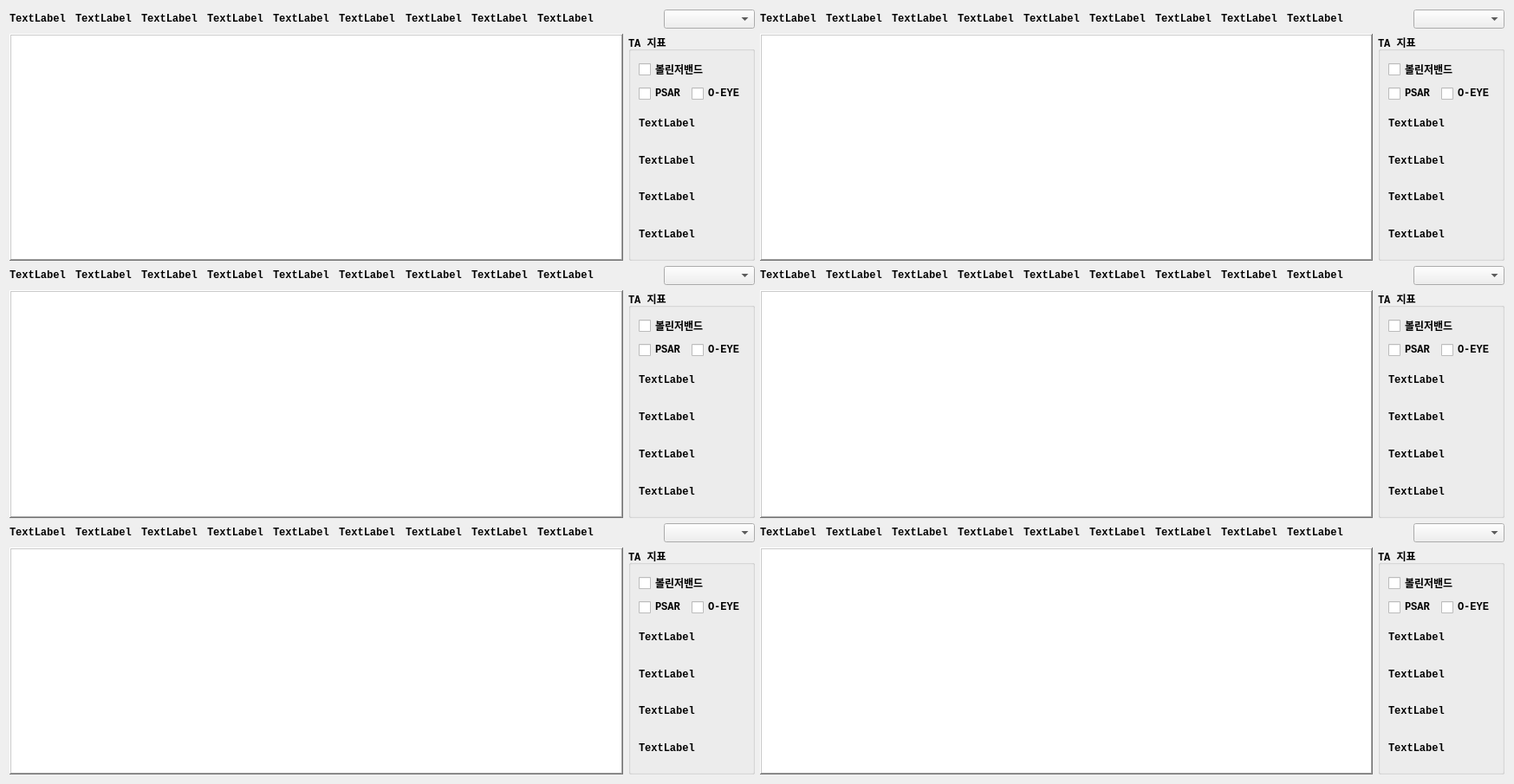
<?xml version="1.0" encoding="UTF-8"?>
<ui version="4.0">
 <class>Dialog</class>
 <widget class="QDialog" name="Dialog">
  <property name="geometry">
   <rect>
    <x>0</x>
    <y>0</y>
    <width>1747</width>
    <height>905</height>
   </rect>
  </property>
  <property name="font">
   <font>
    <family>Consolas</family>
    <pointsize>9</pointsize>
    <weight>75</weight>
    <bold>true</bold>
   </font>
  </property>
  <property name="windowTitle">
   <string>Big Chart</string>
  </property>
  <layout class="QGridLayout" name="gridLayout">
   <item row="0" column="0">
    <layout class="QHBoxLayout" name="horizontalLayout" stretch="2,2,2,2,2,2,2,2,2,2,3">
     <item>
      <widget class="QLabel" name="label_time_1">
       <property name="text">
        <string>TextLabel</string>
       </property>
      </widget>
     </item>
     <item>
      <widget class="QLabel" name="label_11">
       <property name="text">
        <string>TextLabel</string>
       </property>
      </widget>
     </item>
     <item>
      <widget class="QLabel" name="label_12">
       <property name="text">
        <string>TextLabel</string>
       </property>
      </widget>
     </item>
     <item>
      <widget class="QLabel" name="label_13">
       <property name="text">
        <string>TextLabel</string>
       </property>
      </widget>
     </item>
     <item>
      <widget class="QLabel" name="label_14">
       <property name="text">
        <string>TextLabel</string>
       </property>
      </widget>
     </item>
     <item>
      <widget class="QLabel" name="label_15">
       <property name="text">
        <string>TextLabel</string>
       </property>
      </widget>
     </item>
     <item>
      <widget class="QLabel" name="label_16">
       <property name="text">
        <string>TextLabel</string>
       </property>
      </widget>
     </item>
     <item>
      <widget class="QLabel" name="label_17">
       <property name="text">
        <string>TextLabel</string>
       </property>
      </widget>
     </item>
     <item>
      <widget class="QLabel" name="label_18">
       <property name="text">
        <string>TextLabel</string>
       </property>
      </widget>
     </item>
     <item>
      <spacer name="horizontalSpacer">
       <property name="orientation">
        <enum>Qt::Horizontal</enum>
       </property>
       <property name="sizeHint" stdset="0">
        <size>
         <width>40</width>
         <height>20</height>
        </size>
       </property>
      </spacer>
     </item>
     <item>
      <widget class="QComboBox" name="comboBox1">
       <property name="font">
        <font>
         <family>Consolas</family>
         <pointsize>9</pointsize>
         <weight>50</weight>
         <bold>false</bold>
        </font>
       </property>
       <property name="focusPolicy">
        <enum>Qt::NoFocus</enum>
       </property>
      </widget>
     </item>
    </layout>
   </item>
   <item row="0" column="1">
    <layout class="QHBoxLayout" name="horizontalLayout_16" stretch="2,2,2,2,2,2,2,2,2,2,3">
     <item>
      <widget class="QLabel" name="label_time_4">
       <property name="text">
        <string>TextLabel</string>
       </property>
      </widget>
     </item>
     <item>
      <widget class="QLabel" name="label_41">
       <property name="text">
        <string>TextLabel</string>
       </property>
      </widget>
     </item>
     <item>
      <widget class="QLabel" name="label_42">
       <property name="text">
        <string>TextLabel</string>
       </property>
      </widget>
     </item>
     <item>
      <widget class="QLabel" name="label_43">
       <property name="text">
        <string>TextLabel</string>
       </property>
      </widget>
     </item>
     <item>
      <widget class="QLabel" name="label_44">
       <property name="text">
        <string>TextLabel</string>
       </property>
      </widget>
     </item>
     <item>
      <widget class="QLabel" name="label_45">
       <property name="text">
        <string>TextLabel</string>
       </property>
      </widget>
     </item>
     <item>
      <widget class="QLabel" name="label_46">
       <property name="text">
        <string>TextLabel</string>
       </property>
      </widget>
     </item>
     <item>
      <widget class="QLabel" name="label_47">
       <property name="text">
        <string>TextLabel</string>
       </property>
      </widget>
     </item>
     <item>
      <widget class="QLabel" name="label_48">
       <property name="text">
        <string>TextLabel</string>
       </property>
      </widget>
     </item>
     <item>
      <spacer name="horizontalSpacer_9">
       <property name="orientation">
        <enum>Qt::Horizontal</enum>
       </property>
       <property name="sizeHint" stdset="0">
        <size>
         <width>40</width>
         <height>20</height>
        </size>
       </property>
      </spacer>
     </item>
     <item>
      <widget class="QComboBox" name="comboBox4">
       <property name="font">
        <font>
         <family>Consolas</family>
         <pointsize>9</pointsize>
         <weight>50</weight>
         <bold>false</bold>
        </font>
       </property>
       <property name="focusPolicy">
        <enum>Qt::NoFocus</enum>
       </property>
      </widget>
     </item>
    </layout>
   </item>
   <item row="1" column="0">
    <layout class="QHBoxLayout" name="horizontalLayout_10">
     <item>
      <widget class="PlotWidget" name="plot1">
       <property name="font">
        <font>
         <family>Consolas</family>
         <pointsize>9</pointsize>
         <weight>75</weight>
         <italic>true</italic>
         <bold>true</bold>
        </font>
       </property>
       <property name="focusPolicy">
        <enum>Qt::NoFocus</enum>
       </property>
       <property name="frameShape">
        <enum>QFrame::WinPanel</enum>
       </property>
       <property name="frameShadow">
        <enum>QFrame::Raised</enum>
       </property>
      </widget>
     </item>
     <item>
      <widget class="QGroupBox" name="groupBox1">
       <property name="title">
        <string>TA 지표</string>
       </property>
       <layout class="QVBoxLayout" name="verticalLayout_6">
        <item>
         <widget class="QCheckBox" name="checkBox_plot1_bband">
          <property name="text">
           <string>볼린저밴드</string>
          </property>
         </widget>
        </item>
        <item>
         <layout class="QHBoxLayout" name="horizontalLayout_4">
          <item>
           <widget class="QCheckBox" name="checkBox_plot1_psar">
            <property name="text">
             <string>PSAR</string>
            </property>
           </widget>
          </item>
          <item>
           <widget class="QCheckBox" name="checkBox_plot1_mama">
            <property name="text">
             <string>O-EYE</string>
            </property>
           </widget>
          </item>
         </layout>
        </item>
        <item>
         <widget class="QLabel" name="label_p1_1">
          <property name="text">
           <string>TextLabel</string>
          </property>
         </widget>
        </item>
        <item>
         <widget class="QLabel" name="label_p1_2">
          <property name="text">
           <string>TextLabel</string>
          </property>
         </widget>
        </item>
        <item>
         <widget class="QLabel" name="label_p1_3">
          <property name="text">
           <string>TextLabel</string>
          </property>
         </widget>
        </item>
        <item>
         <widget class="QLabel" name="label_p1_4">
          <property name="text">
           <string>TextLabel</string>
          </property>
         </widget>
        </item>
       </layout>
      </widget>
     </item>
    </layout>
   </item>
   <item row="1" column="1">
    <layout class="QHBoxLayout" name="horizontalLayout_15">
     <item>
      <widget class="PlotWidget" name="plot4">
       <property name="font">
        <font>
         <family>Consolas</family>
         <pointsize>9</pointsize>
         <weight>75</weight>
         <italic>true</italic>
         <bold>true</bold>
        </font>
       </property>
       <property name="focusPolicy">
        <enum>Qt::NoFocus</enum>
       </property>
       <property name="frameShape">
        <enum>QFrame::WinPanel</enum>
       </property>
       <property name="frameShadow">
        <enum>QFrame::Raised</enum>
       </property>
      </widget>
     </item>
     <item>
      <widget class="QGroupBox" name="groupBox1_3">
       <property name="title">
        <string>TA 지표</string>
       </property>
       <layout class="QVBoxLayout" name="verticalLayout">
        <item>
         <widget class="QCheckBox" name="checkBox_plot4_bband">
          <property name="text">
           <string>볼린저밴드</string>
          </property>
         </widget>
        </item>
        <item>
         <layout class="QHBoxLayout" name="horizontalLayout_9">
          <item>
           <widget class="QCheckBox" name="checkBox_plot4_psar">
            <property name="text">
             <string>PSAR</string>
            </property>
           </widget>
          </item>
          <item>
           <widget class="QCheckBox" name="checkBox_plot4_mama">
            <property name="text">
             <string>O-EYE</string>
            </property>
           </widget>
          </item>
         </layout>
        </item>
        <item>
         <widget class="QLabel" name="label_p4_1">
          <property name="text">
           <string>TextLabel</string>
          </property>
         </widget>
        </item>
        <item>
         <widget class="QLabel" name="label_p4_2">
          <property name="text">
           <string>TextLabel</string>
          </property>
         </widget>
        </item>
        <item>
         <widget class="QLabel" name="label_p4_3">
          <property name="text">
           <string>TextLabel</string>
          </property>
         </widget>
        </item>
        <item>
         <widget class="QLabel" name="label_p4_4">
          <property name="text">
           <string>TextLabel</string>
          </property>
         </widget>
        </item>
       </layout>
      </widget>
     </item>
    </layout>
   </item>
   <item row="2" column="0">
    <layout class="QHBoxLayout" name="horizontalLayout_2" stretch="2,2,2,2,2,2,2,2,2,2,3">
     <item>
      <widget class="QLabel" name="label_time_2">
       <property name="text">
        <string>TextLabel</string>
       </property>
      </widget>
     </item>
     <item>
      <widget class="QLabel" name="label_21">
       <property name="text">
        <string>TextLabel</string>
       </property>
      </widget>
     </item>
     <item>
      <widget class="QLabel" name="label_22">
       <property name="text">
        <string>TextLabel</string>
       </property>
      </widget>
     </item>
     <item>
      <widget class="QLabel" name="label_23">
       <property name="text">
        <string>TextLabel</string>
       </property>
      </widget>
     </item>
     <item>
      <widget class="QLabel" name="label_24">
       <property name="text">
        <string>TextLabel</string>
       </property>
      </widget>
     </item>
     <item>
      <widget class="QLabel" name="label_25">
       <property name="text">
        <string>TextLabel</string>
       </property>
      </widget>
     </item>
     <item>
      <widget class="QLabel" name="label_26">
       <property name="text">
        <string>TextLabel</string>
       </property>
      </widget>
     </item>
     <item>
      <widget class="QLabel" name="label_27">
       <property name="text">
        <string>TextLabel</string>
       </property>
      </widget>
     </item>
     <item>
      <widget class="QLabel" name="label_28">
       <property name="text">
        <string>TextLabel</string>
       </property>
      </widget>
     </item>
     <item>
      <spacer name="horizontalSpacer_2">
       <property name="orientation">
        <enum>Qt::Horizontal</enum>
       </property>
       <property name="sizeHint" stdset="0">
        <size>
         <width>40</width>
         <height>20</height>
        </size>
       </property>
      </spacer>
     </item>
     <item>
      <widget class="QComboBox" name="comboBox2">
       <property name="font">
        <font>
         <family>Consolas</family>
         <pointsize>9</pointsize>
         <weight>50</weight>
         <bold>false</bold>
        </font>
       </property>
       <property name="focusPolicy">
        <enum>Qt::NoFocus</enum>
       </property>
      </widget>
     </item>
    </layout>
   </item>
   <item row="2" column="1">
    <layout class="QHBoxLayout" name="horizontalLayout_17" stretch="2,2,2,2,2,2,2,2,2,2,3">
     <item>
      <widget class="QLabel" name="label_time_5">
       <property name="text">
        <string>TextLabel</string>
       </property>
      </widget>
     </item>
     <item>
      <widget class="QLabel" name="label_51">
       <property name="text">
        <string>TextLabel</string>
       </property>
      </widget>
     </item>
     <item>
      <widget class="QLabel" name="label_52">
       <property name="text">
        <string>TextLabel</string>
       </property>
      </widget>
     </item>
     <item>
      <widget class="QLabel" name="label_53">
       <property name="text">
        <string>TextLabel</string>
       </property>
      </widget>
     </item>
     <item>
      <widget class="QLabel" name="label_54">
       <property name="text">
        <string>TextLabel</string>
       </property>
      </widget>
     </item>
     <item>
      <widget class="QLabel" name="label_55">
       <property name="text">
        <string>TextLabel</string>
       </property>
      </widget>
     </item>
     <item>
      <widget class="QLabel" name="label_56">
       <property name="text">
        <string>TextLabel</string>
       </property>
      </widget>
     </item>
     <item>
      <widget class="QLabel" name="label_57">
       <property name="text">
        <string>TextLabel</string>
       </property>
      </widget>
     </item>
     <item>
      <widget class="QLabel" name="label_58">
       <property name="text">
        <string>TextLabel</string>
       </property>
      </widget>
     </item>
     <item>
      <spacer name="horizontalSpacer_10">
       <property name="orientation">
        <enum>Qt::Horizontal</enum>
       </property>
       <property name="sizeHint" stdset="0">
        <size>
         <width>40</width>
         <height>20</height>
        </size>
       </property>
      </spacer>
     </item>
     <item>
      <widget class="QComboBox" name="comboBox5">
       <property name="font">
        <font>
         <family>Consolas</family>
         <pointsize>9</pointsize>
         <weight>50</weight>
         <bold>false</bold>
        </font>
       </property>
       <property name="focusPolicy">
        <enum>Qt::NoFocus</enum>
       </property>
      </widget>
     </item>
    </layout>
   </item>
   <item row="3" column="0">
    <layout class="QHBoxLayout" name="horizontalLayout_11">
     <item>
      <widget class="PlotWidget" name="plot2">
       <property name="font">
        <font>
         <family>Consolas</family>
         <pointsize>9</pointsize>
         <weight>75</weight>
         <italic>true</italic>
         <bold>true</bold>
        </font>
       </property>
       <property name="focusPolicy">
        <enum>Qt::NoFocus</enum>
       </property>
       <property name="frameShape">
        <enum>QFrame::WinPanel</enum>
       </property>
       <property name="frameShadow">
        <enum>QFrame::Raised</enum>
       </property>
      </widget>
     </item>
     <item>
      <widget class="QGroupBox" name="groupBox2">
       <property name="title">
        <string>TA 지표</string>
       </property>
       <layout class="QVBoxLayout" name="verticalLayout_5">
        <item>
         <widget class="QCheckBox" name="checkBox_plot2_bband">
          <property name="text">
           <string>볼린저밴드</string>
          </property>
         </widget>
        </item>
        <item>
         <layout class="QHBoxLayout" name="horizontalLayout_5">
          <item>
           <widget class="QCheckBox" name="checkBox_plot2_psar">
            <property name="text">
             <string>PSAR</string>
            </property>
           </widget>
          </item>
          <item>
           <widget class="QCheckBox" name="checkBox_plot2_mama">
            <property name="text">
             <string>O-EYE</string>
            </property>
           </widget>
          </item>
         </layout>
        </item>
        <item>
         <widget class="QLabel" name="label_p2_1">
          <property name="text">
           <string>TextLabel</string>
          </property>
         </widget>
        </item>
        <item>
         <widget class="QLabel" name="label_p2_2">
          <property name="text">
           <string>TextLabel</string>
          </property>
         </widget>
        </item>
        <item>
         <widget class="QLabel" name="label_p2_3">
          <property name="text">
           <string>TextLabel</string>
          </property>
         </widget>
        </item>
        <item>
         <widget class="QLabel" name="label_p2_4">
          <property name="text">
           <string>TextLabel</string>
          </property>
         </widget>
        </item>
       </layout>
      </widget>
     </item>
    </layout>
   </item>
   <item row="3" column="1">
    <layout class="QHBoxLayout" name="horizontalLayout_14">
     <item>
      <widget class="PlotWidget" name="plot5">
       <property name="font">
        <font>
         <family>Consolas</family>
         <pointsize>9</pointsize>
         <weight>75</weight>
         <italic>true</italic>
         <bold>true</bold>
        </font>
       </property>
       <property name="focusPolicy">
        <enum>Qt::NoFocus</enum>
       </property>
       <property name="frameShape">
        <enum>QFrame::WinPanel</enum>
       </property>
       <property name="frameShadow">
        <enum>QFrame::Raised</enum>
       </property>
      </widget>
     </item>
     <item>
      <widget class="QGroupBox" name="groupBox2_3">
       <property name="title">
        <string>TA 지표</string>
       </property>
       <layout class="QVBoxLayout" name="verticalLayout_2">
        <item>
         <widget class="QCheckBox" name="checkBox_plot5_bband">
          <property name="text">
           <string>볼린저밴드</string>
          </property>
         </widget>
        </item>
        <item>
         <layout class="QHBoxLayout" name="horizontalLayout_8">
          <item>
           <widget class="QCheckBox" name="checkBox_plot5_psar">
            <property name="text">
             <string>PSAR</string>
            </property>
           </widget>
          </item>
          <item>
           <widget class="QCheckBox" name="checkBox_plot5_mama">
            <property name="text">
             <string>O-EYE</string>
            </property>
           </widget>
          </item>
         </layout>
        </item>
        <item>
         <widget class="QLabel" name="label_p5_1">
          <property name="text">
           <string>TextLabel</string>
          </property>
         </widget>
        </item>
        <item>
         <widget class="QLabel" name="label_p5_2">
          <property name="text">
           <string>TextLabel</string>
          </property>
         </widget>
        </item>
        <item>
         <widget class="QLabel" name="label_p5_3">
          <property name="text">
           <string>TextLabel</string>
          </property>
         </widget>
        </item>
        <item>
         <widget class="QLabel" name="label_p5_4">
          <property name="text">
           <string>TextLabel</string>
          </property>
         </widget>
        </item>
       </layout>
      </widget>
     </item>
    </layout>
   </item>
   <item row="4" column="0">
    <layout class="QHBoxLayout" name="horizontalLayout_3" stretch="2,2,2,2,2,2,2,2,2,2,3">
     <item>
      <widget class="QLabel" name="label_time_3">
       <property name="text">
        <string>TextLabel</string>
       </property>
      </widget>
     </item>
     <item>
      <widget class="QLabel" name="label_31">
       <property name="text">
        <string>TextLabel</string>
       </property>
      </widget>
     </item>
     <item>
      <widget class="QLabel" name="label_32">
       <property name="text">
        <string>TextLabel</string>
       </property>
      </widget>
     </item>
     <item>
      <widget class="QLabel" name="label_33">
       <property name="text">
        <string>TextLabel</string>
       </property>
      </widget>
     </item>
     <item>
      <widget class="QLabel" name="label_34">
       <property name="text">
        <string>TextLabel</string>
       </property>
      </widget>
     </item>
     <item>
      <widget class="QLabel" name="label_35">
       <property name="text">
        <string>TextLabel</string>
       </property>
      </widget>
     </item>
     <item>
      <widget class="QLabel" name="label_36">
       <property name="text">
        <string>TextLabel</string>
       </property>
      </widget>
     </item>
     <item>
      <widget class="QLabel" name="label_37">
       <property name="text">
        <string>TextLabel</string>
       </property>
      </widget>
     </item>
     <item>
      <widget class="QLabel" name="label_38">
       <property name="text">
        <string>TextLabel</string>
       </property>
      </widget>
     </item>
     <item>
      <spacer name="horizontalSpacer_3">
       <property name="orientation">
        <enum>Qt::Horizontal</enum>
       </property>
       <property name="sizeHint" stdset="0">
        <size>
         <width>40</width>
         <height>20</height>
        </size>
       </property>
      </spacer>
     </item>
     <item>
      <widget class="QComboBox" name="comboBox3">
       <property name="font">
        <font>
         <family>Consolas</family>
         <pointsize>9</pointsize>
         <weight>50</weight>
         <bold>false</bold>
        </font>
       </property>
       <property name="focusPolicy">
        <enum>Qt::NoFocus</enum>
       </property>
      </widget>
     </item>
    </layout>
   </item>
   <item row="4" column="1">
    <layout class="QHBoxLayout" name="horizontalLayout_18" stretch="2,2,2,2,2,2,2,2,2,2,3">
     <item>
      <widget class="QLabel" name="label_time_6">
       <property name="text">
        <string>TextLabel</string>
       </property>
      </widget>
     </item>
     <item>
      <widget class="QLabel" name="label_61">
       <property name="text">
        <string>TextLabel</string>
       </property>
      </widget>
     </item>
     <item>
      <widget class="QLabel" name="label_62">
       <property name="text">
        <string>TextLabel</string>
       </property>
      </widget>
     </item>
     <item>
      <widget class="QLabel" name="label_63">
       <property name="text">
        <string>TextLabel</string>
       </property>
      </widget>
     </item>
     <item>
      <widget class="QLabel" name="label_64">
       <property name="text">
        <string>TextLabel</string>
       </property>
      </widget>
     </item>
     <item>
      <widget class="QLabel" name="label_65">
       <property name="text">
        <string>TextLabel</string>
       </property>
      </widget>
     </item>
     <item>
      <widget class="QLabel" name="label_66">
       <property name="text">
        <string>TextLabel</string>
       </property>
      </widget>
     </item>
     <item>
      <widget class="QLabel" name="label_67">
       <property name="text">
        <string>TextLabel</string>
       </property>
      </widget>
     </item>
     <item>
      <widget class="QLabel" name="label_68">
       <property name="text">
        <string>TextLabel</string>
       </property>
      </widget>
     </item>
     <item>
      <spacer name="horizontalSpacer_11">
       <property name="orientation">
        <enum>Qt::Horizontal</enum>
       </property>
       <property name="sizeHint" stdset="0">
        <size>
         <width>40</width>
         <height>20</height>
        </size>
       </property>
      </spacer>
     </item>
     <item>
      <widget class="QComboBox" name="comboBox6">
       <property name="font">
        <font>
         <family>Consolas</family>
         <pointsize>9</pointsize>
         <weight>50</weight>
         <bold>false</bold>
        </font>
       </property>
       <property name="focusPolicy">
        <enum>Qt::NoFocus</enum>
       </property>
      </widget>
     </item>
    </layout>
   </item>
   <item row="5" column="0">
    <layout class="QHBoxLayout" name="horizontalLayout_12">
     <item>
      <widget class="PlotWidget" name="plot3">
       <property name="font">
        <font>
         <family>Consolas</family>
         <pointsize>9</pointsize>
         <weight>75</weight>
         <italic>true</italic>
         <bold>true</bold>
        </font>
       </property>
       <property name="focusPolicy">
        <enum>Qt::NoFocus</enum>
       </property>
       <property name="frameShape">
        <enum>QFrame::WinPanel</enum>
       </property>
       <property name="frameShadow">
        <enum>QFrame::Raised</enum>
       </property>
      </widget>
     </item>
     <item>
      <widget class="QGroupBox" name="groupBox3">
       <property name="title">
        <string>TA 지표</string>
       </property>
       <layout class="QVBoxLayout" name="verticalLayout_4">
        <item>
         <widget class="QCheckBox" name="checkBox_plot3_bband">
          <property name="text">
           <string>볼린저밴드</string>
          </property>
         </widget>
        </item>
        <item>
         <layout class="QHBoxLayout" name="horizontalLayout_6">
          <item>
           <widget class="QCheckBox" name="checkBox_plot3_psar">
            <property name="text">
             <string>PSAR</string>
            </property>
           </widget>
          </item>
          <item>
           <widget class="QCheckBox" name="checkBox_plot3_mama">
            <property name="text">
             <string>O-EYE</string>
            </property>
           </widget>
          </item>
         </layout>
        </item>
        <item>
         <widget class="QLabel" name="label_p3_1">
          <property name="text">
           <string>TextLabel</string>
          </property>
         </widget>
        </item>
        <item>
         <widget class="QLabel" name="label_p3_2">
          <property name="text">
           <string>TextLabel</string>
          </property>
         </widget>
        </item>
        <item>
         <widget class="QLabel" name="label_p3_3">
          <property name="text">
           <string>TextLabel</string>
          </property>
         </widget>
        </item>
        <item>
         <widget class="QLabel" name="label_p3_4">
          <property name="text">
           <string>TextLabel</string>
          </property>
         </widget>
        </item>
       </layout>
      </widget>
     </item>
    </layout>
   </item>
   <item row="5" column="1">
    <layout class="QHBoxLayout" name="horizontalLayout_13">
     <item>
      <widget class="PlotWidget" name="plot6">
       <property name="font">
        <font>
         <family>Consolas</family>
         <pointsize>9</pointsize>
         <weight>75</weight>
         <italic>true</italic>
         <bold>true</bold>
        </font>
       </property>
       <property name="focusPolicy">
        <enum>Qt::NoFocus</enum>
       </property>
       <property name="frameShape">
        <enum>QFrame::WinPanel</enum>
       </property>
       <property name="frameShadow">
        <enum>QFrame::Raised</enum>
       </property>
      </widget>
     </item>
     <item>
      <widget class="QGroupBox" name="groupBox3_5">
       <property name="title">
        <string>TA 지표</string>
       </property>
       <layout class="QVBoxLayout" name="verticalLayout_3">
        <item>
         <widget class="QCheckBox" name="checkBox_plot6_bband">
          <property name="text">
           <string>볼린저밴드</string>
          </property>
         </widget>
        </item>
        <item>
         <layout class="QHBoxLayout" name="horizontalLayout_7">
          <item>
           <widget class="QCheckBox" name="checkBox_plot6_psar">
            <property name="text">
             <string>PSAR</string>
            </property>
           </widget>
          </item>
          <item>
           <widget class="QCheckBox" name="checkBox_plot6_mama">
            <property name="text">
             <string>O-EYE</string>
            </property>
           </widget>
          </item>
         </layout>
        </item>
        <item>
         <widget class="QLabel" name="label_p6_1">
          <property name="text">
           <string>TextLabel</string>
          </property>
         </widget>
        </item>
        <item>
         <widget class="QLabel" name="label_p6_2">
          <property name="text">
           <string>TextLabel</string>
          </property>
         </widget>
        </item>
        <item>
         <widget class="QLabel" name="label_p6_3">
          <property name="text">
           <string>TextLabel</string>
          </property>
         </widget>
        </item>
        <item>
         <widget class="QLabel" name="label_p6_4">
          <property name="text">
           <string>TextLabel</string>
          </property>
         </widget>
        </item>
       </layout>
      </widget>
     </item>
    </layout>
   </item>
  </layout>
 </widget>
 <customwidgets>
  <customwidget>
   <class>PlotWidget</class>
   <extends>QGraphicsView</extends>
   <header>pyqtgraph</header>
  </customwidget>
 </customwidgets>
 <resources/>
 <connections/>
 <slots>
  <slot>AddCode()</slot>
  <slot>RemoveCode()</slot>
 </slots>
</ui>
